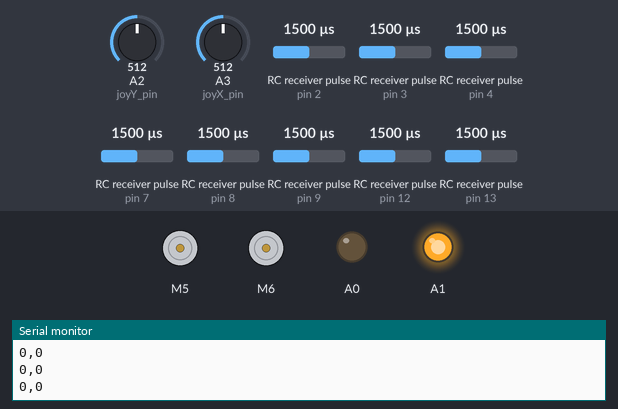
A sketch run on a simulated Arduino Uno, built with avr-gcc and run on an emulated ATmega328P. On the bench: 2 × DC motor (green arrow = forward, orange = backward, longer = faster), output pins drawn as LEDs (lit = HIGH), the last lines printed to the serial monitor. Wiring (inferred from the names in the program): 8 × RC receiver channel: data pin 2 / data pin 3 / data pin 4 / data pin 7 / data pin 8 / data pin 9 / data pin 12 / data pin 13. Inputs (shaded band) come from the test bench; at power-on: A2 (joyY_pin) = 512, A3 (joyX_pin) = 512, RC receiver pulse (sensors on pin 7, pin 2, pin 8, pin 3, pin 4, pin 9, pin 12, pin 13) 1500 µs.

Above: at 1.2 s.
1.3 s: A2 (joyY_pin) set to 716
At 4.1 s:
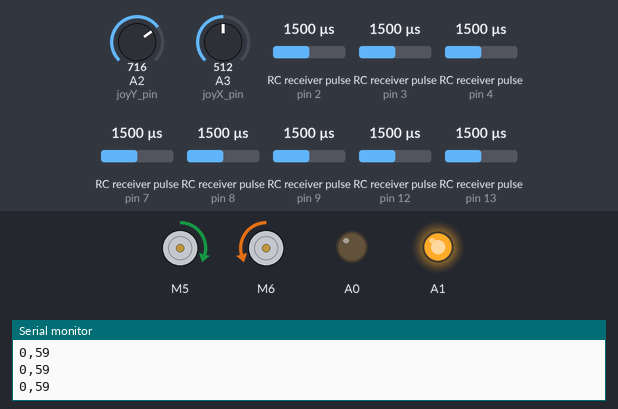
4.3 s: A3 (joyX_pin) set to 716
At 4.78 s:
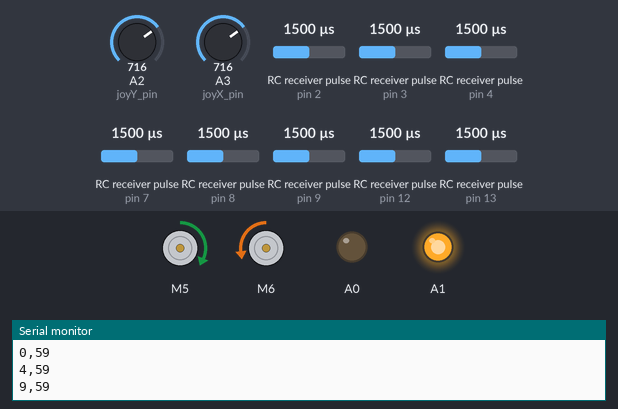
7.3 s: RC receiver pulse (sensor on pin 7) set to 1169 µs
8.8 s: RC receiver pulse (sensor on pin 7) set to 1133 µs
At 9.28 s:
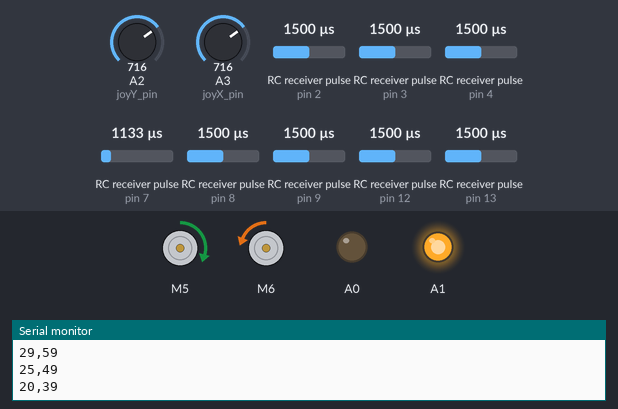
11.8 s: RC receiver pulse (sensor on pin 2) set to 1980 µs
At 14.7 s:
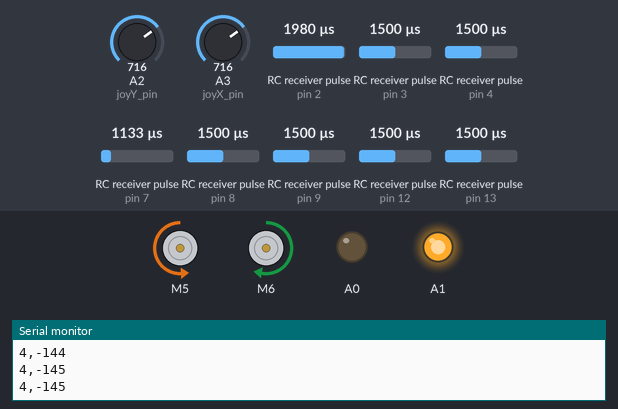
14.8 s: RC receiver pulse (sensor on pin 8) set to 1020 µs
Timing chart, 0 to 18.8 s (numbered marks = the images above; inputs shaded):
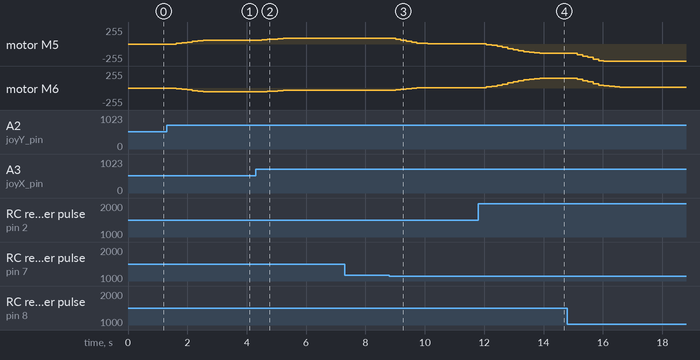

The sketch:

RC_drivecode_2.0.ino
```cpp
#include "CytronMotorDriver.h"

//define RC pins (channels can be changed in controller settings)
#define CH1 8 //right x
#define CH2 2 //right y
#define CH3 3 //left y (not springy)
#define CH4 4 //left x
#define CH5 7 //switch a
#define CH6 12 //switch c (3-position)
#define CH7 13 //switch f
#define CH8 9 //switch h (springy)

//define thumbpad pins
#define joyX_pin A3
#define joyY_pin A2
#define joyButt_pin

//pulse-width modulation
#define PWM_VCC 13
#define PWM_GND 12

//initialize motors
CytronMD leftMotor(PWM_DIR, 5, 10);
CytronMD rightMotor(PWM_DIR, 6, 11);

//acceleration constants
//clock frequency is ~6hz
const float accelX = 18.0;
const float accelXZero = 30.0;
const float accelYFwd = 20.0;
const float accelYRev = 14;
const float accelYZero = 36;

const float speedMultiplier = 1;
const float accelMultiplier = 6;

int targetX = 0;
int targetY = 0;
int couchX = 0;
int couchY = 0;

const int chXInterval = 5; // the window to integrate over. Increase this value to increase smoothing
float chXRunningSum = 0;  // this is integrated
int chXReadingList[chXInterval];
int chXPointer = 0;

const int chYInterval = 5; // the window to integrate over. Increase this value to increase smoothing
float chYRunningSum = 0;  // this is integrated
int chYReadingList[chYInterval];
int chYPointer = 0;

int joyYOff;
int joyXOff;

void setup() {
  pinMode(A1, OUTPUT);
  pinMode(A0, OUTPUT);
  digitalWrite(A1, HIGH); // power for the joystick
  digitalWrite(A0, LOW);

  digitalWrite(PWM_GND, LOW); // power for pwm
  digitalWrite(PWM_VCC, HIGH);

  pinMode(CH1, INPUT);
  pinMode(CH2, INPUT);
  pinMode(CH3, INPUT);
  pinMode(CH4, INPUT);
  pinMode(CH5, INPUT);
  pinMode(CH6, INPUT);
  pinMode(CH7, INPUT);
  pinMode(CH8, INPUT);

  pinMode(joyX_pin, INPUT);
  pinMode(joyY_pin, INPUT);

  Serial.begin(115200);

  joyXOff = analogRead(joyX_pin) - 1024/2;
  joyYOff = analogRead(joyY_pin) - 1024/2;

  //waitForStartCondition();
}

void loop() {
  // this might be done better with delay(ms);
  //read raw values
  int joyX_raw = analogRead(joyX_pin) - joyXOff; //thumbpad
  int joyY_raw = analogRead(joyY_pin) - joyYOff;

  int rightX_raw = readcontrol(CH1); //remote control
  int rightY_raw = readcontrol(CH2);
  int leftY_raw = readcontrol(CH3);
  float leftX_raw = readcontrol(CH4);

  //update switch values
  bool CH5_val = updateSwitch(CH5, 2); // rc override
  float CH6_val = updateSwitch(CH6, 3); // speed control / e-stop
  bool CH7_val = updateSwitch(CH7, 2); // siren
  bool CH8_val = updateSwitch(CH8, 2); // horn
  bool ebrake = (CH6_val == 0);

  //map control values
  joyX_raw = map(joyX_raw, 0, 1023, -127, 127);
  joyY_raw = map(joyY_raw, 0, 1023, -255, 255) * (CH5_val + 1);

  rightX_raw = (map(rightX_raw, 1024, 2047, -255, 255)+24);
  rightY_raw = (map(rightY_raw, 1024, 2047, 255, -255)-24) * (CH5_val);
  leftY_raw = (map(leftY_raw, 1024, 2047, 255, 0)-24);
  leftX_raw = (map(leftX_raw, 1024, 2047, 255, -255)-12) * (CH5_val);

  //RC override check
  if(CH5_val == true){
    targetX = rightX_raw * speedMultiplier * CH6_val;
    targetY = rightY_raw * speedMultiplier * CH6_val;
  } else {
    targetX = joyX_raw * speedMultiplier * CH6_val;
    targetY = joyY_raw * speedMultiplier * CH6_val;
  }

  if(couchY >= 0){
    if(targetY > couchY){
      couchY += calculateAccel(targetY, couchY, accelYFwd * CH6_val * accelMultiplier);
    } else { couchY += calculateAccel(targetY, couchY, accelYZero * CH6_val * accelMultiplier * -1);
    }
  } else if(targetY < couchY){
      couchY += calculateAccel(targetY, couchY, accelYRev * CH6_val * accelMultiplier * -1);
    } else { couchY += calculateAccel(targetY, couchY, accelYZero * CH6_val * accelMultiplier);
    }

  if(couchX >= 0){
    if(targetX > couchX){
      couchX += calculateAccel(targetX, couchX, accelX * CH6_val * accelMultiplier);
    } else { couchX += calculateAccel(targetX, couchX, accelXZero * CH6_val * accelMultiplier * -1);
    }
  } else if(targetY < couchY){
      couchX += calculateAccel(targetX, couchX, accelX * CH6_val * accelMultiplier * -1);
    } else { couchX += calculateAccel(targetX, couchX, accelXZero * CH6_val * accelMultiplier);
    }

  couchX = smoothControl(couchX, chXRunningSum, chXReadingList, chXPointer, chXInterval);
  couchY = smoothControl(couchY, chYRunningSum, chYReadingList, chYPointer, chYInterval);
  Serial.print(couchX);
  Serial.print(",");
  Serial.println(couchY);

  int leftPower = couchY + couchX;
  int rightPower = couchY - couchX;
  setMotors(leftPower, rightPower);


}

int readcontrol(int CH) {
 int wavepeak = pulseIn(CH, HIGH, 25000);
 if(wavepeak == 0){
   wavepeak = pulseIn(CH, HIGH, 25000);
 }
 return wavepeak;
}

void setMotors(int left, int right) {
  left = constrain(left, -255, 255);
  right = constrain(right, -255, 255);
  leftMotor.setSpeed(left);
  rightMotor.setSpeed(-right);
}

float updateSwitch(int channel, int positions){
  if(positions == 2){
    if(896 < readcontrol(channel) && readcontrol(channel) < 1152){return(1);} else {return(0);}}
  else {
    if(896 < readcontrol(channel) && readcontrol(channel) < 1279){return(1.0);} // high speed
    else if (1280 < readcontrol(channel) && readcontrol(channel) < 1791){return(0.6);} // low speed
    else {return(0);}
    }
}

int smoothControl(int reading, float &runningSum, int valList[], int &indexPointer, int integrationInterval) {
  runningSum -= valList[indexPointer];
  runningSum += reading;
  valList[indexPointer] = reading;

  indexPointer++;
  indexPointer = indexPointer % integrationInterval;

  return (runningSum / integrationInterval);
}

int calculateAccel(int targetSpeed, int couchSpeed, float accel){
  if(abs(targetSpeed - couchSpeed) > abs(accel)){
    return(accel);
    } else { return(targetSpeed - couchSpeed) / 1.25;}
}
```

Measured:
- after the input at 1.3 s, motor M5: moves from stopped to forward 59/255 over 2.0 s, starting after 0.33 s; motor M6: moves from stopped to backward 59/255 over 2.0 s, starting after 0.33 s
- after the input at 4.3 s, motor M5: moves from forward 59/255 to forward 88/255 over 1.6 s, starting after 0.21 s; motor M6: moves from backward 59/255 to backward 30/255 over 1.6 s, starting after 0.21 s
- after the input at 8.8 s, motor M5: moves from forward 88/255 to forward 2/255 over 2.0 s, starting after 0.21 s; motor M6: moves from backward 30/255 to forward 6/255 over 2.0 s, starting after 0.21 s
- after the input at 11.8 s, motor M5: moves from forward 2/255 to backward 141/255 over 2.3 s, starting after 0.27 s; motor M6: moves from forward 6/255 to forward 149/255 over 2.3 s, starting after 0.27 s
